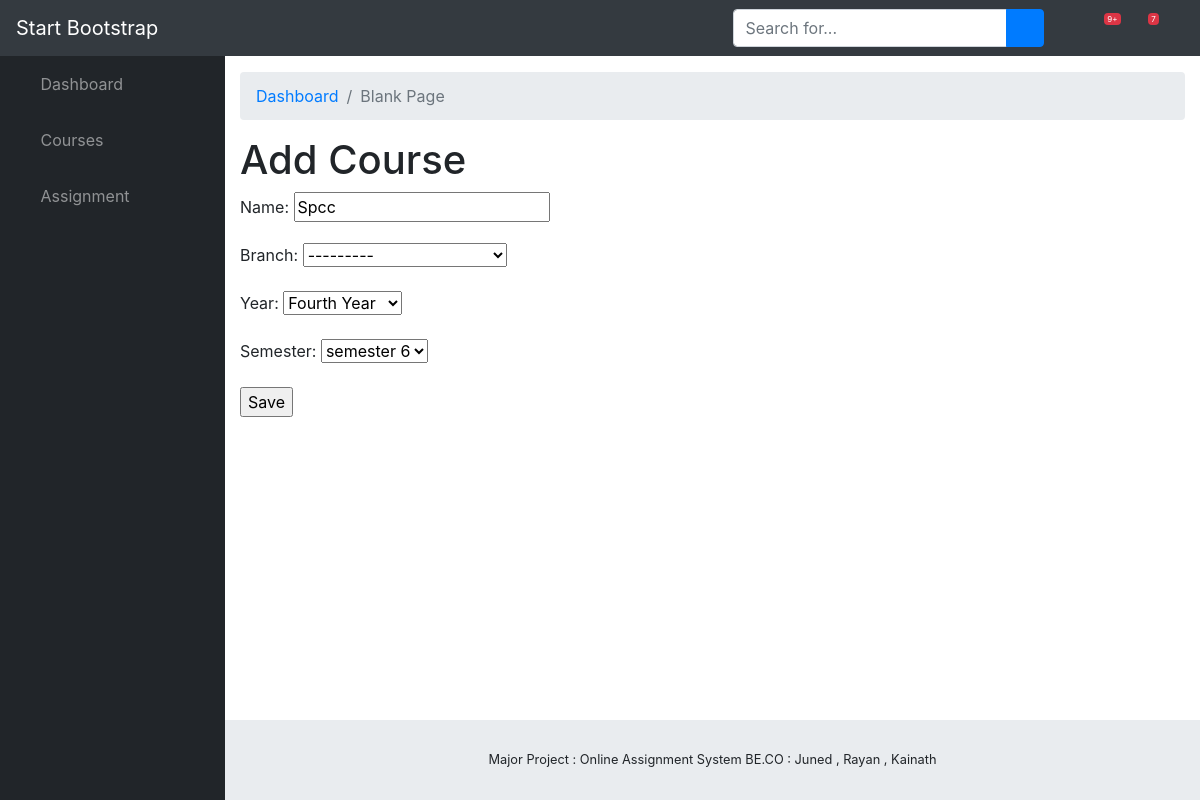
The app's page /assignment/course/2/update/, older data.
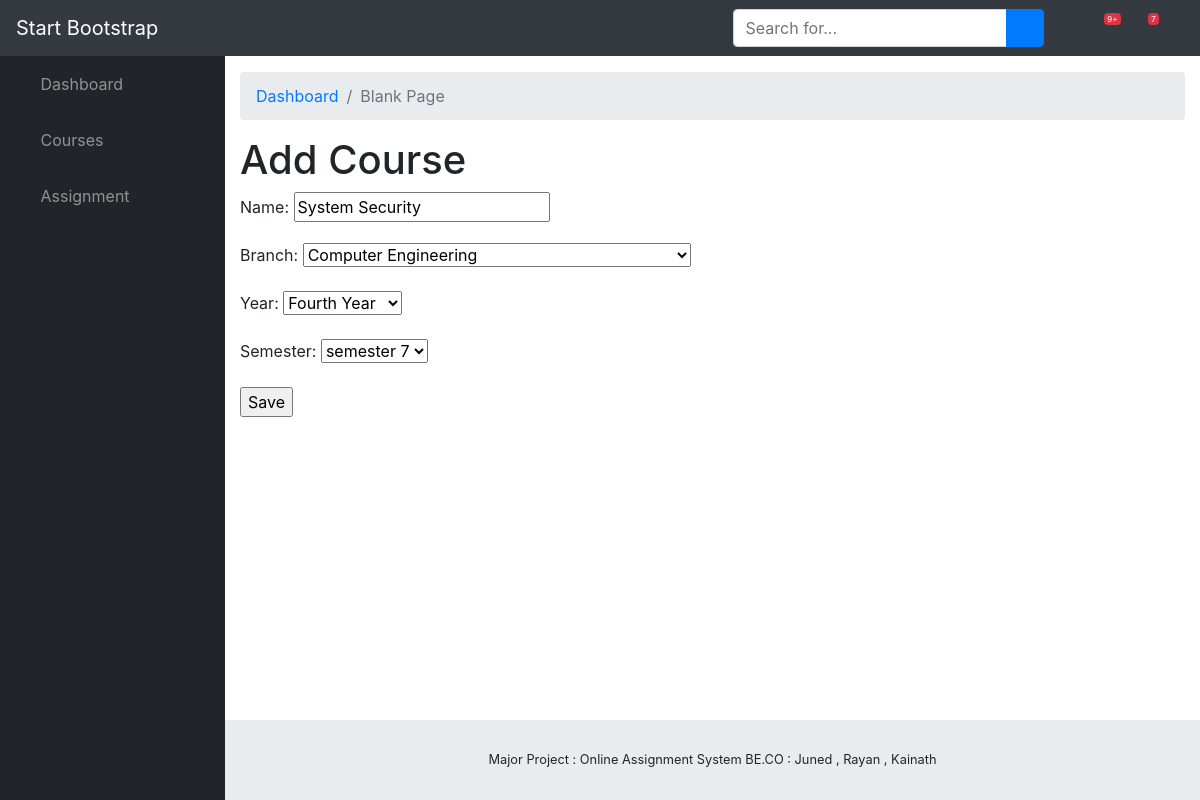
The same page, newer data.
### assignment/models.py (models this page shows, shortened)
class Course(models.Model):
    name = models.CharField(max_length = 50)
    branch = models.ForeignKey(Branch,on_delete = models.SET_NULL,blank=True,null=True)
    faculty = models.ForeignKey(Faculty ,on_delete = models.SET_NULL,blank=True,null=True)
    year = models.ForeignKey(StudyYear ,on_delete = models.SET_NULL,blank=True,null=True)
    semester = models.ForeignKey(Semester ,on_delete = models.SET_NULL,blank=True,null=True )

class Branch(models.Model):
    name = models.CharField(max_length = 50 , help_text = "Example Computer Engineering")
    def __str__(self):
        return self.name

### assignment/views.py (the view, shortened to what this page needs)
# urls.py: path('course/<int:pk>/update/', views.CourseUpdate.as_view(), name='UpdateCourse'),
class CourseUpdate(UpdateView):
    model = Course
    template_name = 'dashboard/add_course.html'
    fields = ['name' , 'branch','year','semester']

### assignment/models.py (called while the page is built)
    def __str__(self):
        return self.year

    def __str__(self):
        return f'semester {self.sem}'

### assignment/templates/dashboard/add_course.html (shortened to what this page needs)
{% extends "./base.html" %}
{% block content %}
<div>
  <h1>Add Course</h1>
<form method="post">{% csrf_token %}
    {{ form.as_p }}
    <input type="submit" value="Save">
</form>
</div>
{% endblock %}

Row changes from the older to the newer data that the page shows:
changed Course: name "Spcc" → "System Security"
Text that changed along with them:
form field branch: "---------" → "Computer Engineering"
form field semester: "semester 6" → "semester 7"
